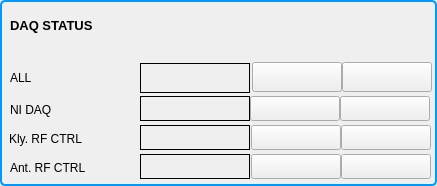
  <widget class="QGroupBox" name="groupBox_8" >
   <property name="geometry" >
    <rect>
     <x>615</x>
     <y>0</y>
     <width>437</width>
     <height>186</height>
    </rect>
   </property>
   <property name="styleSheet" >
    <string>QGroupBox {
 background-color: qlineargradient(x1: 0, y1: 0, x2: 0, y2: 1,
                                   stop: 0 #E0E0E0, stop: 1 #FFFFFF);
 border: 2px solid rgb(0, 153, 255);
 border-radius: 5px;
 margin-top: 1ex; 
}</string>
   </property>
   <property name="title" >
    <string/>
   </property>
   <widget class="CALabel" name="caLabel_16" >
    <property name="geometry" >
     <rect>
      <x>140</x>
      <y>96</y>
      <width>110</width>
      <height>25</height>
     </rect>
    </property>
    <property name="font" >
     <font/>
    </property>
    <property name="styleSheet" >
     <string>border: 1px solid black;</string>
    </property>
    <property name="frameShape" >
     <enum>QFrame::StyledPanel</enum>
    </property>
    <property name="alignment" >
     <set>Qt::AlignCenter</set>
    </property>
    <property name="pvname" >
     <string>LH1_DAQ_RD_STATUS</string>
    </property>
    <property name="dmode" stdset="0" >
     <enum>CALabel::TrueFalse</enum>
    </property>
    <property name="cmode" stdset="0" >
     <enum>CALabel::Alarm</enum>
    </property>
    <property name="truelabel" >
     <string>Ready</string>
    </property>
    <property name="falselabel" >
     <string>Not Ready</string>
    </property>
   </widget>
   <widget class="CAPushButton" name="caPushButton_10" >
    <property name="geometry" >
     <rect>
      <x>250</x>
      <y>96</y>
      <width>90</width>
      <height>25</height>
     </rect>
    </property>
    <property name="font" >
     <font/>
    </property>
    <property name="styleSheet" >
     <string/>
    </property>
    <property name="buttonType" >
     <enum>CAPushButton::PulseButton</enum>
    </property>
    <property name="pvname" >
     <string>LH1_DAQ_CMD_START</string>
    </property>
    <property name="truelabel" >
     <string>READY</string>
    </property>
    <property name="falselabel" >
     <string>READY</string>
    </property>
   </widget>
   <widget class="CAPushButton" name="caPushButton_23" >
    <property name="geometry" >
     <rect>
      <x>340</x>
      <y>96</y>
      <width>90</width>
      <height>25</height>
     </rect>
    </property>
    <property name="font" >
     <font/>
    </property>
    <property name="styleSheet" >
     <string/>
    </property>
    <property name="buttonType" >
     <enum>CAPushButton::PulseButton</enum>
    </property>
    <property name="pvname" >
     <string>LH1_DAQ_CMD_ABORT</string>
    </property>
    <property name="truelabel" >
     <string>ABORT</string>
    </property>
    <property name="falselabel" >
     <string>ABORT</string>
    </property>
   </widget>
   <widget class="QLabel" name="label_24" >
    <property name="geometry" >
     <rect>
      <x>10</x>
      <y>96</y>
      <width>80</width>
      <height>27</height>
     </rect>
    </property>
    <property name="font" >
     <font/>
    </property>
    <property name="text" >
     <string>NI DAQ</string>
    </property>
    <property name="alignment" >
     <set>Qt::AlignLeading|Qt::AlignLeft|Qt::AlignVCenter</set>
    </property>
   </widget>
   <widget class="CAPushButton" name="caPushButton_30" >
    <property name="geometry" >
     <rect>
      <x>341</x>
      <y>125</y>
      <width>90</width>
      <height>25</height>
     </rect>
    </property>
    <property name="font" >
     <font/>
    </property>
    <property name="styleSheet" >
     <string/>
    </property>
    <property name="buttonType" >
     <enum>CAPushButton::PulseButton</enum>
    </property>
    <property name="pvname" >
     <string>LH1_RFK_STOP_CMD</string>
    </property>
    <property name="truelabel" >
     <string>ABORT</string>
    </property>
    <property name="falselabel" >
     <string>ABORT</string>
    </property>
   </widget>
   <widget class="QLabel" name="label_41" >
    <property name="geometry" >
     <rect>
      <x>9</x>
      <y>125</y>
      <width>140</width>
      <height>27</height>
     </rect>
    </property>
    <property name="font" >
     <font/>
    </property>
    <property name="text" >
     <string>Kly. RF CTRL</string>
    </property>
    <property name="alignment" >
     <set>Qt::AlignLeading|Qt::AlignLeft|Qt::AlignVCenter</set>
    </property>
   </widget>
   <widget class="CAPushButton" name="caPushButton_11" >
    <property name="geometry" >
     <rect>
      <x>251</x>
      <y>125</y>
      <width>90</width>
      <height>25</height>
     </rect>
    </property>
    <property name="font" >
     <font/>
    </property>
    <property name="styleSheet" >
     <string/>
    </property>
    <property name="buttonType" >
     <enum>CAPushButton::PulseButton</enum>
    </property>
    <property name="pvname" >
     <string>LH1_RFK_READY_CMD</string>
    </property>
    <property name="truelabel" >
     <string>READY</string>
    </property>
    <property name="falselabel" >
     <string>READY</string>
    </property>
   </widget>
   <widget class="CALabel" name="caLabel_17" >
    <property name="geometry" >
     <rect>
      <x>140</x>
      <y>125</y>
      <width>110</width>
      <height>25</height>
     </rect>
    </property>
    <property name="font" >
     <font/>
    </property>
    <property name="styleSheet" >
     <string>border: 1px solid black;</string>
    </property>
    <property name="frameShape" >
     <enum>QFrame::StyledPanel</enum>
    </property>
    <property name="alignment" >
     <set>Qt::AlignCenter</set>
    </property>
    <property name="pvname" >
     <string>LH1_RFK_DAQRDY_RTN</string>
    </property>
    <property name="dmode" stdset="0" >
     <enum>CALabel::TrueFalse</enum>
    </property>
    <property name="cmode" stdset="0" >
     <enum>CALabel::Alarm</enum>
    </property>
    <property name="truelabel" >
     <string>Ready</string>
    </property>
    <property name="falselabel" >
     <string>Not Ready</string>
    </property>
   </widget>
   <widget class="QLabel" name="label_63" >
    <property name="geometry" >
     <rect>
      <x>10</x>
      <y>154</y>
      <width>140</width>
      <height>27</height>
     </rect>
    </property>
    <property name="font" >
     <font/>
    </property>
    <property name="text" >
     <string>Ant. RF CTRL</string>
    </property>
    <property name="alignment" >
     <set>Qt::AlignLeading|Qt::AlignLeft|Qt::AlignVCenter</set>
    </property>
   </widget>
   <widget class="CALabel" name="caLabel_29" >
    <property name="geometry" >
     <rect>
      <x>140</x>
      <y>154</y>
      <width>110</width>
      <height>25</height>
     </rect>
    </property>
    <property name="font" >
     <font/>
    </property>
    <property name="styleSheet" >
     <string>border: 1px solid black;</string>
    </property>
    <property name="frameShape" >
     <enum>QFrame::StyledPanel</enum>
    </property>
    <property name="alignment" >
     <set>Qt::AlignCenter</set>
    </property>
    <property name="pvname" >
     <string>LH1_RFANT_DAQRDY_RTN</string>
    </property>
    <property name="dmode" stdset="0" >
     <enum>CALabel::TrueFalse</enum>
    </property>
    <property name="cmode" stdset="0" >
     <enum>CALabel::Alarm</enum>
    </property>
    <property name="truelabel" >
     <string>Ready</string>
    </property>
    <property name="falselabel" >
     <string>Not Ready</string>
    </property>
   </widget>
   <widget class="CAPushButton" name="caPushButton_15" >
    <property name="geometry" >
     <rect>
      <x>251</x>
      <y>154</y>
      <width>90</width>
      <height>25</height>
     </rect>
    </property>
    <property name="font" >
     <font/>
    </property>
    <property name="styleSheet" >
     <string/>
    </property>
    <property name="buttonType" >
     <enum>CAPushButton::PulseButton</enum>
    </property>
    <property name="pvname" >
     <string>LH1_RFANT_DAQ_READY</string>
    </property>
    <property name="truelabel" >
     <string>READY</string>
    </property>
    <property name="falselabel" >
     <string>READY</string>
    </property>
   </widget>
   <widget class="CAPushButton" name="caPushButton_31" >
    <property name="geometry" >
     <rect>
      <x>341</x>
      <y>154</y>
      <width>90</width>
      <height>25</height>
     </rect>
    </property>
    <property name="font" >
     <font/>
    </property>
    <property name="styleSheet" >
     <string/>
    </property>
    <property name="buttonType" >
     <enum>CAPushButton::PulseButton</enum>
    </property>
    <property name="pvname" >
     <string>LH1_RFANT_DAQ_STOP</string>
    </property>
    <property name="truelabel" >
     <string>ABORT</string>
    </property>
    <property name="falselabel" >
     <string>ABORT</string>
    </property>
   </widget>
   <widget class="QLabel" name="label_110" >
    <property name="geometry" >
     <rect>
      <x>10</x>
      <y>63</y>
      <width>120</width>
      <height>30</height>
     </rect>
    </property>
    <property name="font" >
     <font/>
    </property>
    <property name="text" >
     <string>ALL</string>
    </property>
    <property name="alignment" >
     <set>Qt::AlignLeading|Qt::AlignLeft|Qt::AlignVCenter</set>
    </property>
   </widget>
   <widget class="CALabel" name="caLabel_39" >
    <property name="geometry" >
     <rect>
      <x>140</x>
      <y>63</y>
      <width>110</width>
      <height>30</height>
     </rect>
    </property>
    <property name="font" >
     <font/>
    </property>
    <property name="styleSheet" >
     <string>border: 1px solid black;</string>
    </property>
    <property name="frameShape" >
     <enum>QFrame::StyledPanel</enum>
    </property>
    <property name="alignment" >
     <set>Qt::AlignCenter</set>
    </property>
    <property name="pvname" >
     <string>LH1_ALLDAQ_READY</string>
    </property>
    <property name="dmode" stdset="0" >
     <enum>CALabel::TrueFalse</enum>
    </property>
    <property name="cmode" stdset="0" >
     <enum>CALabel::Alarm</enum>
    </property>
    <property name="truelabel" >
     <string>Ready</string>
    </property>
    <property name="falselabel" >
     <string>Not Ready</string>
    </property>
   </widget>
   <widget class="CAPushButton" name="caPushButton_36" >
    <property name="geometry" >
     <rect>
      <x>342</x>
      <y>62</y>
      <width>90</width>
      <height>30</height>
     </rect>
    </property>
    <property name="font" >
     <font/>
    </property>
    <property name="styleSheet" >
     <string/>
    </property>
    <property name="buttonType" >
     <enum>CAPushButton::PulseButton</enum>
    </property>
    <property name="pvlist" stdset="0" >
     <stringlist>
      <string>LH1_RFK_STOP_CMD</string>
      <string>LH1_RFANT_DAQ_STOP</string>
     </stringlist>
    </property>
    <property name="pvname" >
     <string>LH1_DAQ_CMD_ABORT</string>
    </property>
    <property name="truelabel" >
     <string>ABORT</string>
    </property>
    <property name="falselabel" >
     <string>ABORT</string>
    </property>
   </widget>
   <widget class="CAPushButton" name="caPushButton_37" >
    <property name="geometry" >
     <rect>
      <x>252</x>
      <y>62</y>
      <width>90</width>
      <height>30</height>
     </rect>
    </property>
    <property name="font" >
     <font/>
    </property>
    <property name="styleSheet" >
     <string/>
    </property>
    <property name="buttonType" >
     <enum>CAPushButton::PulseButton</enum>
    </property>
    <property name="pvlist" stdset="0" >
     <stringlist>
      <string>LH1_RFK_READY_CMD</string>
      <string>LH1_RFANT_DAQ_READY</string>
     </stringlist>
    </property>
    <property name="pvname" >
     <string>LH1_DAQ_CMD_START</string>
    </property>
    <property name="truelabel" >
     <string>READY</string>
    </property>
    <property name="falselabel" >
     <string>READY</string>
    </property>
   </widget>
   <widget class="QLabel" name="label_60" >
    <property name="geometry" >
     <rect>
      <x>0</x>
      <y>10</y>
      <width>240</width>
      <height>30</height>
     </rect>
    </property>
    <property name="font" >
     <font>
      <pointsize>-1</pointsize>
      <weight>75</weight>
      <bold>true</bold>
     </font>
    </property>
    <property name="styleSheet" >
     <string>font-size:13px;font-weight:bold;</string>
    </property>
    <property name="text" >
     <string>DAQ STATUS</string>
    </property>
    <property name="indent" >
     <number>10</number>
    </property>
   </widget>
   <widget class="CAGraphic" name="caGraphic_14" >
    <property name="geometry" >
     <rect>
      <x>110</x>
      <y>127</y>
      <width>23</width>
      <height>23</height>
     </rect>
    </property>
    <property name="fillDisplayMode" >
     <enum>CAGraphic::IfNotZero</enum>
    </property>
    <property name="pvname" >
     <string>LH1_RFK_DATAGET_RTN</string>
    </property>
   </widget>
  </widget>
